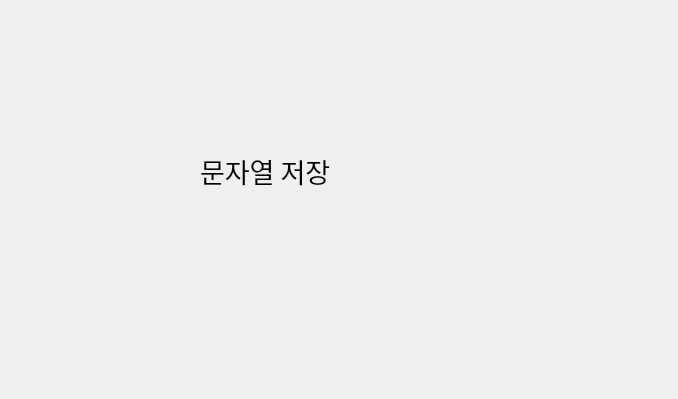
<?xml version="1.0" encoding="UTF-8"?>
<ui version="4.0">
 <class>Dialog</class>
 <widget class="QDialog" name="Dialog">
  <property name="geometry">
   <rect>
    <x>0</x>
    <y>0</y>
    <width>678</width>
    <height>399</height>
   </rect>
  </property>
  <property name="font">
   <font>
    <family>맑은 고딕</family>
    <pointsize>20</pointsize>
    <weight>50</weight>
    <bold>false</bold>
   </font>
  </property>
  <property name="windowTitle">
   <string>Dialog</string>
  </property>
  <widget class="QLabel" name="lbText">
   <property name="geometry">
    <rect>
     <x>200</x>
     <y>130</y>
     <width>211</width>
     <height>81</height>
    </rect>
   </property>
   <property name="text">
    <string>문자열 저장</string>
   </property>
  </widget>
 </widget>
 <resources/>
 <connections/>
</ui>
